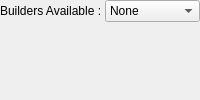
     <widget class="QWidget" name="wBuilders" >
      <layout class="QGridLayout" >
       <property name="leftMargin" >
        <number>0</number>
       </property>
       <property name="topMargin" >
        <number>0</number>
       </property>
       <property name="rightMargin" >
        <number>0</number>
       </property>
       <property name="bottomMargin" >
        <number>0</number>
       </property>
       <property name="horizontalSpacing" >
        <number>3</number>
       </property>
       <property name="verticalSpacing" >
        <number>3</number>
       </property>
       <item row="0" column="0" >
        <widget class="QLabel" name="lBuilders" >
         <property name="text" >
          <string>Builders Available :</string>
         </property>
        </widget>
       </item>
       <item row="0" column="1" >
        <widget class="QComboBox" name="cbBuilders" >
         <property name="sizePolicy" >
          <sizepolicy vsizetype="Fixed" hsizetype="Expanding" >
           <horstretch>0</horstretch>
           <verstretch>0</verstretch>
          </sizepolicy>
         </property>
         <item>
          <property name="text" >
           <string>None</string>
          </property>
         </item>
        </widget>
       </item>
       <item row="1" column="0" colspan="2" >
        <widget class="QStackedWidget" name="swBuilders" >
         <property name="currentIndex" >
          <number>0</number>
         </property>
         <widget class="QWidget" name="wBuilderNone" />
        </widget>
       </item>
      </layout>
     </widget>
